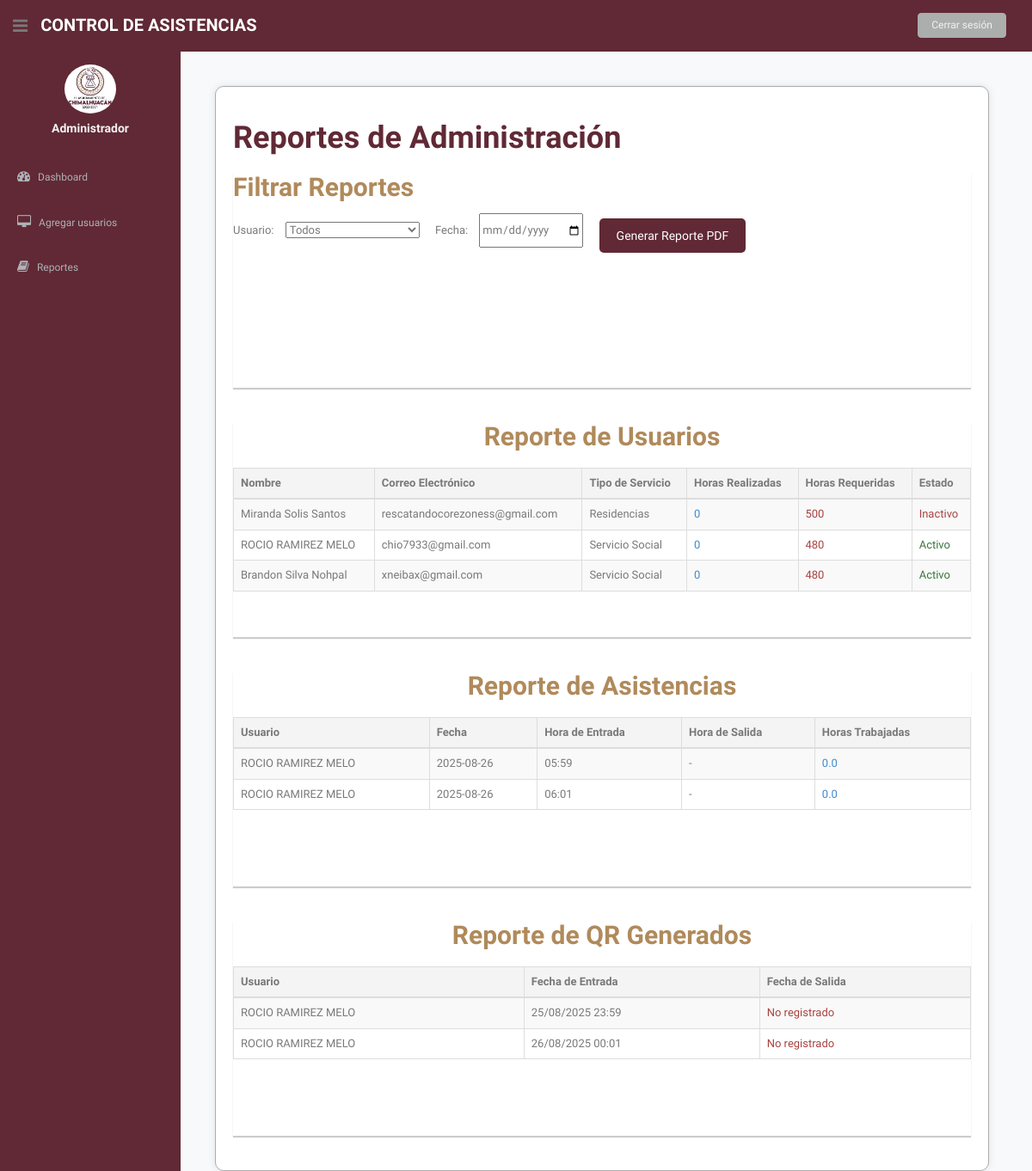
The page /reportes_admin/ on the database as committed earlier.
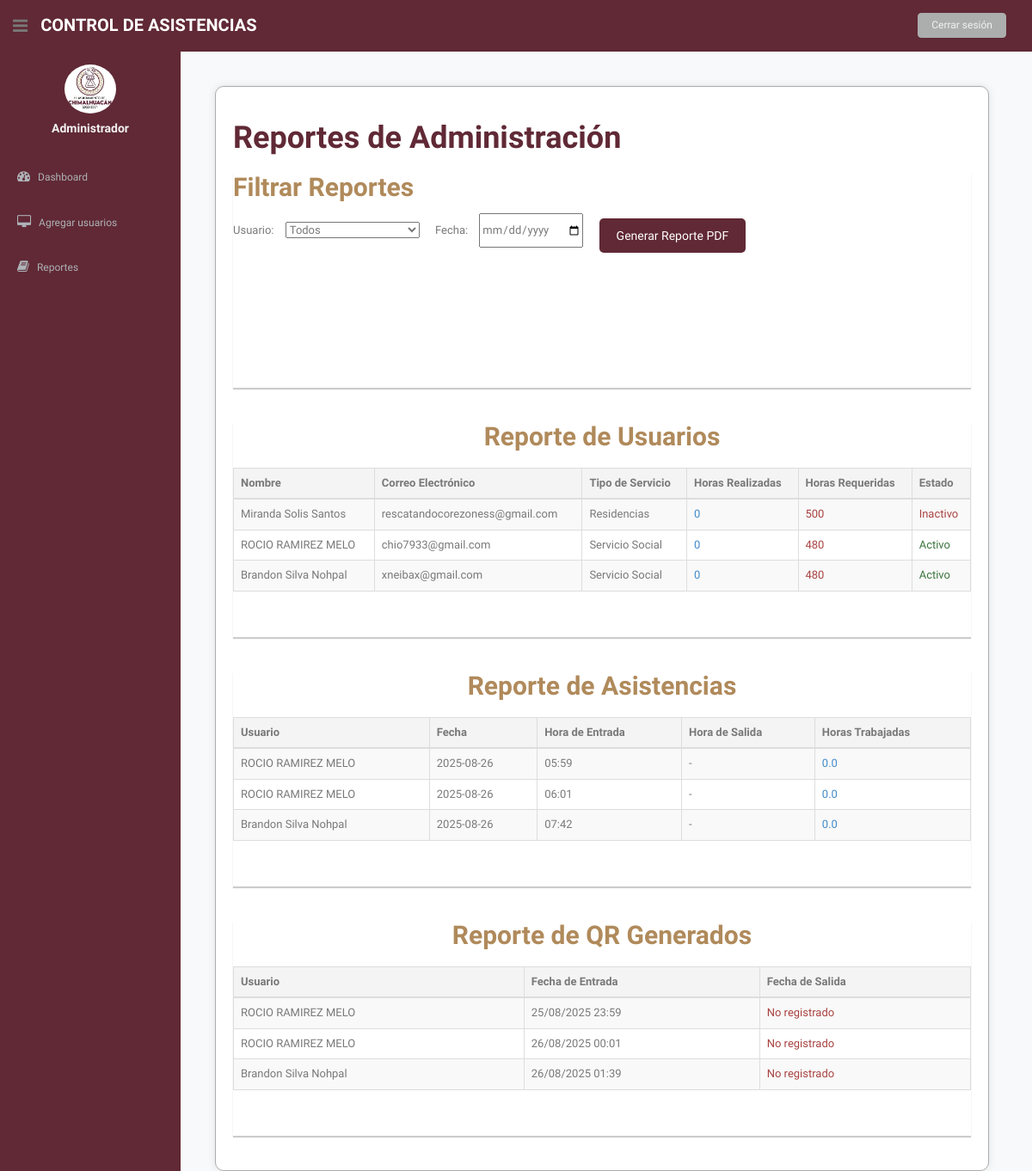
The same page on the database as committed later.
### asistencia/models.py (models this page shows, shortened)
class Usuario(models.Model):
    nombre = models.CharField(max_length=100)
    apellido_paterno = models.CharField(max_length=100)
    apellido_materno = models.CharField(max_length=100)
    telefono = models.CharField(max_length=10)
    correo_electronico = models.EmailField(unique=True)
    fecha_registro = models.DateField(auto_now_add=True)
    user = models.OneToOneField(User, on_delete=models.CASCADE, null=True, blank=True)
    OPCIONES_SERVICIO = [
        ('SS', 'Servicio Social'),
        ('R', 'Residencias'),
    ]
    tipo_servicio = models.CharField(max_length=2, choices=OPCIONES_SERVICIO)
    horas_realizadas = models.IntegerField(default=0)
    horas_requeridas = models.IntegerField()
    activo = models.BooleanField(default=True)

class Asistencia(models.Model):
    usuario = models.ForeignKey(Usuario, on_delete=models.CASCADE)
    fecha_escaneo_entrada = models.DateTimeField(blank=True, null=True)
    fecha_escaneo_salida = models.DateTimeField(blank=True, null=True)
    horas = models.DurationField(blank=True, null=True)
    @property
    def fecha(self):
        return self.fecha_escaneo_entrada.date() if self.fecha_escaneo_entrada else None
    @property
    def hora_entrada(self):
        return self.fecha_escaneo_entrada.strftime('%H:%M') if self.fecha_escaneo_entrada else "-"
    @property
    def hora_salida(self):
        return self.fecha_escaneo_salida.strftime('%H:%M') if self.fecha_escaneo_salida else "-"
    @property
    def horas_trabajadas(self):
        if self.horas:
            return self.horas.total_seconds() / 3600
        return 0.0

class QR(models.Model):
    usuario = models.ForeignKey(Usuario, on_delete=models.CASCADE)
    qr_entrada_fecha = models.DateTimeField(auto_now_add=True)
    qr_salida_fecha = models.DateTimeField(blank=True, null=True)

### asistencia/views.py (the view)
# urls.py: path('reportes_admin/', reportes_admin_view, name='reportes_admin'),
def reportes_admin_view(request):
    usuario_id = request.GET.get('usuario')
    fecha = request.GET.get('fecha')
    usuarios = Usuario.objects.all()
    if usuario_id:
        usuarios = usuarios.filter(id=usuario_id)
    asistencias = Asistencia.objects.all()
    if fecha:
        fecha = parse_date(fecha)
        asistencias = asistencias.filter(fecha_escaneo_entrada__date=fecha)
    qrs = QR.objects.all()
    if fecha:
        qrs = qrs.filter(qr_entrada_fecha__date=fecha)
    context = {'usuarios': usuarios, 'asistencias': asistencias, 'qrs': qrs}
    return render(request, 'reportes_admin.html', context)

### asistencia/templates/reportes_admin.html (shortened to what the changed rows need)
{% load static %}
<!DOCTYPE html>
<html lang="en">
<head>
  <link href="{% static 'css/bootstrap.css' %}" rel="stylesheet">
  <link href="{% static 'font-awesome/css/font-awesome.css' %}" rel="stylesheet" />
  <link rel="stylesheet" type="text/css" href="{% static 'css/zabuto_calendar.css' %}">
  <link rel="stylesheet" type="text/css" href="{% static 'js/gritter/css/jquery.gritter.css' %}" />
  <link rel="stylesheet" type="text/css" href="{% static 'lineicons/style.css' %}">
  <link href="{% static 'css/style.css' %}" rel="stylesheet">
  <link href="{% static 'css/style-responsive.css' %}" rel="stylesheet">
</head>
<body>
<section id="container">
    <div class="container">
        <h1>Reportes de Administración</h1>
        <div class="card">
            <h2>Filtrar Reportes</h2>
        </div>
        <div class="row">
            <div class="col-md-12">
                <div class="card p-3">
                    <h2 class="text-center">Reporte de Usuarios</h2>
                    <div class="table-responsive">
                        <table class="table table-striped table-bordered text-center">
                            <thead class="table-dark">
                                <tr>
                                    <th>Nombre</th>
                                    <th>Correo Electrónico</th>
                                    <th>Tipo de Servicio</th>
                                    <th>Horas Realizadas</th>
                                    <th>Horas Requeridas</th>
                                    <th>Estado</th>
                                </tr>
                            </thead>
                            <tbody>
                                {% for usuario in usuarios %}
                                    <tr>
                                        <td>{{ usuario.nombre }} {{ usuario.apellido_paterno }} {{ usuario.apellido_materno }}</td>
                                        <td>{{ usuario.correo_electronico }}</td>
                                        <td>{{ usuario.get_tipo_servicio_display }}</td>
                                        <td class="fw-bold text-primary">{{ usuario.horas_realizadas }}</td>
                                        <td class="fw-bold text-danger">{{ usuario.horas_requeridas }}</td>
                                        <td class="fw-bold {% if usuario.activo %}text-success{% else %}text-danger{% endif %}">
                                            {{ usuario.activo|yesno:"Activo,Inactivo" }}
                                        </td>
                                    </tr>
                                {% empty %}
                                    <tr>
                                        <td colspan="6">No hay usuarios disponibles.</td>
                                    </tr>
                                {% endfor %}
                            </tbody>
                        </table>
                    </div>
                </div>
            </div>
            <div class="col-md-12">
                <div class="card p-3">
                    <h2 class="text-center">Reporte de Asistencias</h2>
                    <div class="table-responsive">
                        <table class="table table-striped table-bordered text-center">
                            <thead class="table-dark">
                                <tr>
                                    <th>Usuario</th>
                                    <th>Fecha</th>
                                    <th>Hora de Entrada</th>
                                    <th>Hora de Salida</th>
                                    <th>Horas Trabajadas</th>
                                </tr>
                            </thead>
                            <tbody>
                                {% for asistencia in asistencias %}
                                    <tr>
                                        <td>{{ asistencia.usuario.nombre }} {{ asistencia.usuario.apellido_paterno }} {{ asistencia.usuario.apellido_materno }}</td>
                                        <td>{{ asistencia.fecha }}</td>
                                        <td>{{ asistencia.hora_entrada }}</td>
                                        <td>{{ asistencia.hora_salida }}</td>
                                        <td class="fw-bold text-primary">{{ asistencia.horas_trabajadas }}</td>
                                    </tr>
                                {% empty %}
                                    <tr>
                                        <td colspan="5">No hay asistencias registradas.</td>
                                    </tr>
                                {% endfor %}
                            </tbody>
                        </table>
                    </div>
                </div>
            </div>
            <div class="col-md-12">
                <div class="card p-3">
                    <h2 class="text-center">Reporte de QR Generados</h2>
                    <div class="table-responsive">
                        <table class="table table-striped table-bordered text-center">
                            <thead class="table-dark">
                                <tr>
                                    <th>Usuario</th>
                                    <th>Fecha de Entrada</th>
                                    <th>Fecha de Salida</th>
                                </tr>
                            </thead>
                            <tbody>
                                {% for qr in qrs %}
                                    <tr>
                                        <td class="fw-bold">{{ qr.usuario.nombre }} {{ qr.usuario.apellido_paterno }} {{ qr.usuario.apellido_materno }}</td>
                                        <td>{{ qr.qr_entrada_fecha|date:"d/m/Y H:i" }}</td>
                                        <td>
                                            {% if qr.qr_salida_fecha %}
                                                {{ qr.qr_salida_fecha|date:"d/m/Y H:i" }}
                                            {% else %}
                                                <span class="text-danger">No registrado</span>
                                            {% endif %}
                                        </td>
                                    </tr>
                                {% empty %}
                                    <tr>
                                        <td colspan="3">No hay QR generados.</td>
                                    </tr>
                                {% endfor %}
                            </tbody>
                        </table>
                    </div>
                </div>
            </div>
        </div>
    </div>
</section>
</body>
</html>

Rows that differ between the two databases and show on the page:
added Asistencia: usuario.nombre "Brandon", usuario.apellido_paterno "Silva", usuario.apellido_materno "Nohpal", fecha "2025-08-26", hora_entrada "07:42", hora_salida "-", horas_trabajadas "0.0"
added QR: usuario.nombre "Brandon", usuario.apellido_paterno "Silva", usuario.apellido_materno "Nohpal", qr_entrada_fecha "26/08/2025 01:39", shows "No registrado"
